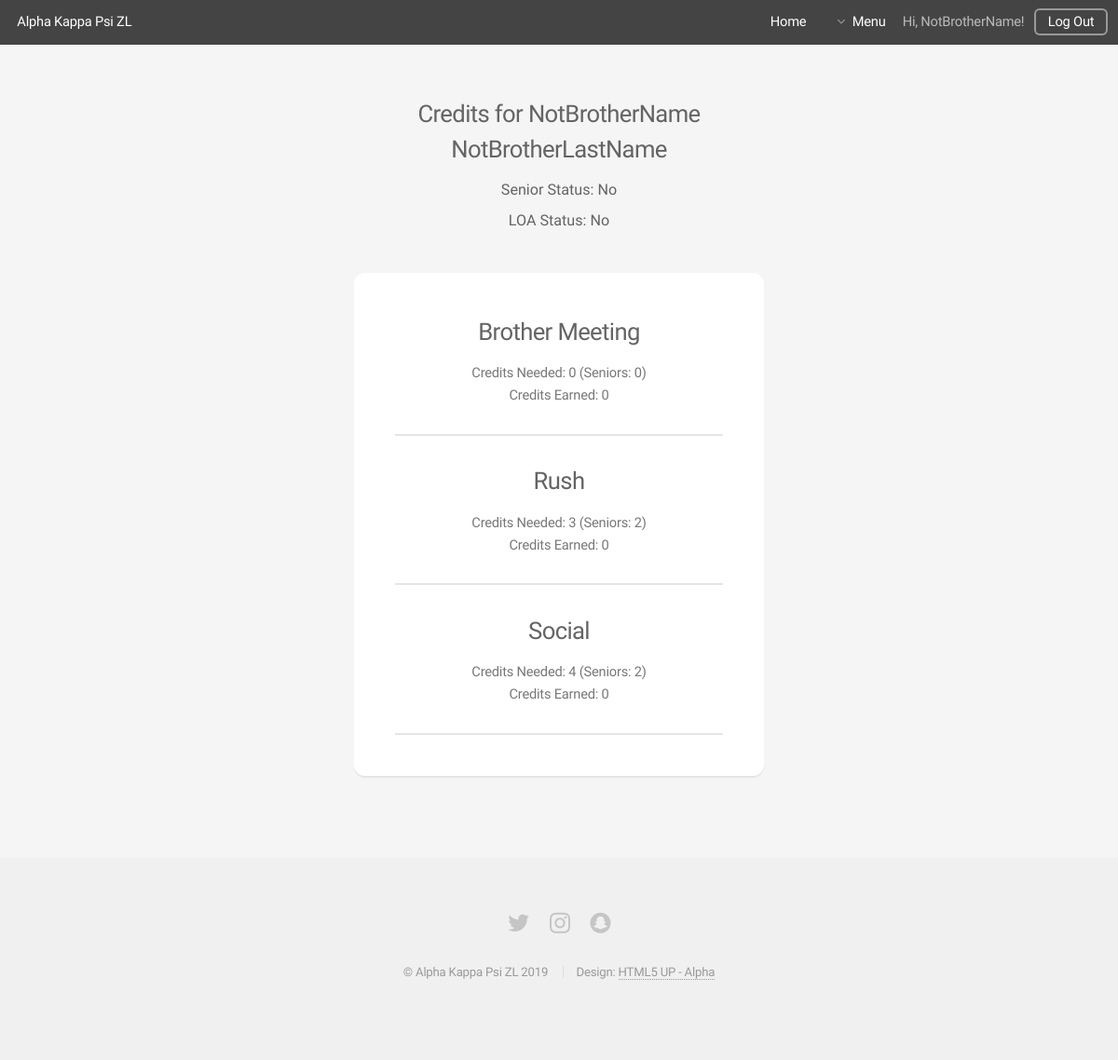
Page /attendance/userattendance/ (signed in) on the committed database.
### attendance/models.py (models this page shows, shortened)
class EventGroup(models.Model):
    name = models.CharField(max_length=100, null=False, unique=True)
    needed_credits = models.IntegerField(default=0, null=False, validators=[validate_not_negative])
    senior_credits = models.IntegerField(default=0, null=False, validators=[validate_not_negative])
    members = models.ManyToManyField(User, through='TeamMembership',through_fields=('group', 'user'))

### attendance/views.py (the view)
# urls.py: path('userattendance/', views.userattendance, name='userattendance'),
@login_required
def userattendance(request, userid=None):
    if request.user.profile.isexec and userid is not None:
        user=userid
    else:
        user=request.user
    signins = Signin.objects.filter(user=user)
    eventgroups = EventGroup.objects.all().order_by('name')
    evgsignins = {eventgroupsignins(user, eventgroup, user.signins) for eventgroup in eventgroups}
    evgsignins = sorted(evgsignins, key=lambda x: x.eventgroup.name)
    context = {
        'evgsignins': evgsignins,
    }
    return render(request, 'attendance/userattendance.html', context=context)

### attendance/views.py (called while the page is built)
    def count(self):
        return sum(signin.event.credits for signin in self.signins)

### templates/attendance/userattendance.html (shortened to what this page needs)
{% extends 'base/base_generic.html' %}
{% block main_headertext %}
    <h3>Credits for {{ user.first_name }} {{ user.last_name }} </h3>
    <h4>Senior Status: {% if user.profile.issenior %} Yes {% else %} No {% endif %}</h4>
    <h4>LOA Status: {% if user.profile.isloa %} Yes {% else %} No {% endif %}</h4>
    {% endblock %}
{% block content %}
    {% for evg in evgsignins %}
        <h3>{{ evg.eventgroup.name|title }}</h3>
        <p>
            Credits Needed: {{ evg.eventgroup.needed_credits }} {% if user.profile.issenior %} <strong> {% endif %} (Seniors: {{ evg.eventgroup.senior_credits }}) </strong>
            <br>Credits Earned: {{ evg.count }}
        </p>
        <hr>
    {% endfor %}
{% endblock%}

### templates/base/base_generic.html (shortened to what this page needs)
<!DOCTYPE HTML>
{% load static %}
<html>
	<head>
        <link rel="stylesheet" href="{% static 'assets/css/main.css' %}" />
	</head>
	<body class="{{ landing|default:"" }} is-preload">
		<div id="page-wrapper">
				<header id="header" class="{{ headerclass|default:"" }}">
					<h1><a href="{% url 'index' %}">Alpha Kappa Psi ZL</a></h1>
					<nav id="nav">
						<ul>
							<li><a href={% if request.user.is_authenticated %}
										"{% url 'generic' %}"
										{% else %}
										"{% url 'index' %}"
										{% endif %}>
								Home
							</a></li>
							{% if request.user.is_authenticated %}
							<li>
								<a href="#" class="icon fa-angle-down">Menu</a>
							</li>
								{% if request.user.first_name %}
								<li>Hi, {{ request.user.first_name }}!</li>
								{% endif %}
								<li><a href="{% url 'logout' %}?next={% url 'login' %}" class="button">Log Out</a></li>
							{% else %}
							<li><a href="{% url 'login' %}" class="button">Log In</a></li>
							{% endif %}
						</ul>
					</nav>
				</header>
				{% block main %}
				<section id="main" class="container {{ containersize|default:"small" }}">
					<header>
						{% block main_headertext %}{% endblock %}
					</header>
					<div class="box">
							{% block content %}
							{% endblock %}
					</div>
				</section>
				{% endblock %}
				{% block footer %}
				<footer id="footer">
					<ul class="icons">
						<li><a href="https://www.twitter.com/utk_akpsi" class="icon fa-twitter"><span class="label">Twitter</span></a></li>
						<li><a href="https://www.instagram.com/utk_akpsi" class="icon fa-instagram"><span class="label">Instagram</span></a></li>
						<li><a href="https://www.snapchat.com/add/akpsizl" class="icon fa-snapchat"><span class="label">Snapchat</span></a></li>
					</ul>
					<ul class="copyright">
						<li>&copy; Alpha Kappa Psi ZL 2019</li>
                        <li>Design: <a href="http://html5up.net/alpha">HTML5 UP - Alpha</a></li>
					</ul>
				</footer>
				{% endblock %}
		</div>
	</body>
</html>

### rows in the picture
EventGroup: eventgroup.name "Brother Meeting", eventgroup.needed_credits "0", eventgroup.senior_credits "0"
EventGroup: eventgroup.name "Rush", eventgroup.needed_credits "3", eventgroup.senior_credits "2"
EventGroup: eventgroup.name "Social", eventgroup.needed_credits "4", eventgroup.senior_credits "2"

### other values in the picture
{{ request.user.first_name }} "NotBrotherName"
{{ user.first_name }} "NotBrotherName"
{{ user.last_name }} "NotBrotherLastName"
{{ evg.count }} "0" "0" "0"
